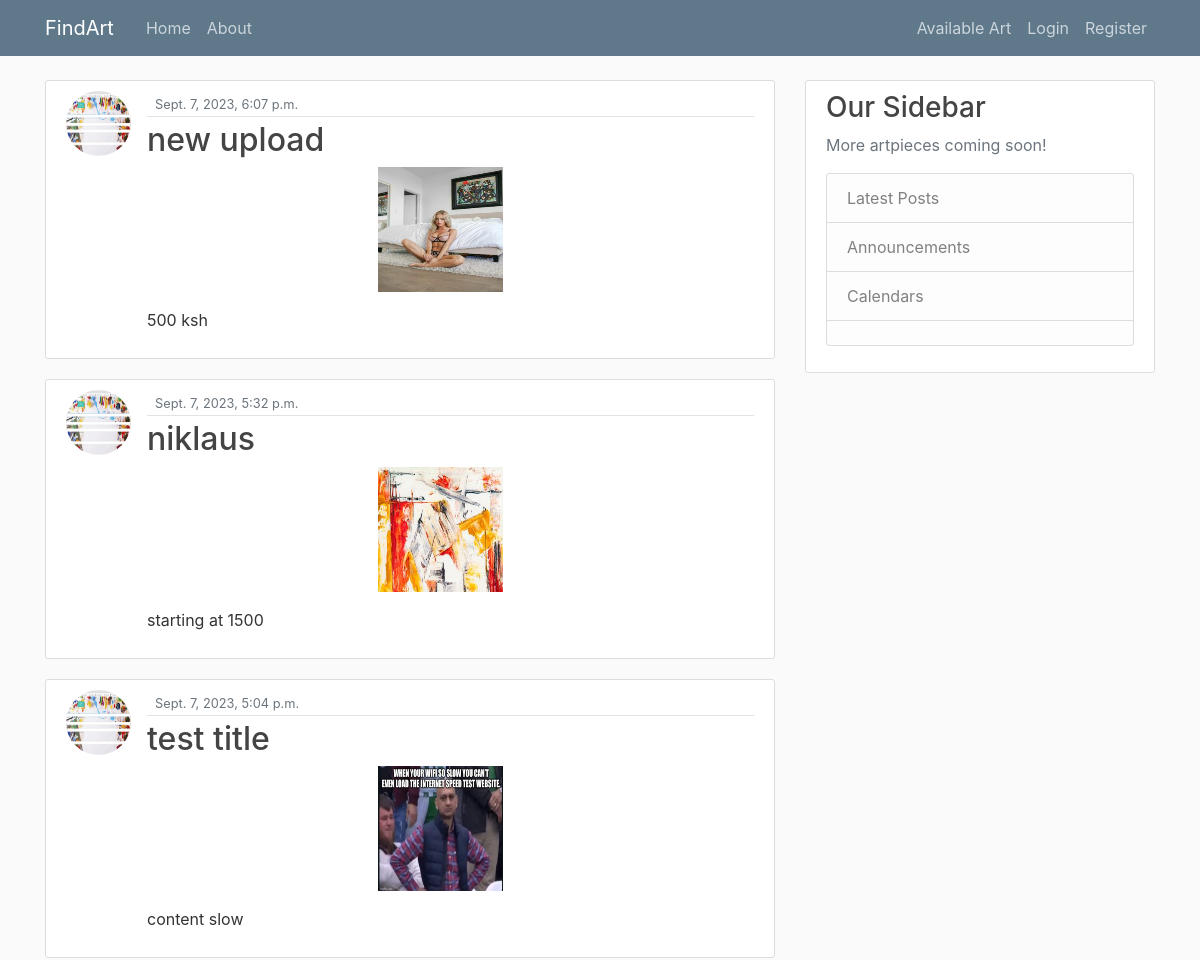
Before: /home/ (upper part) with the older database file.
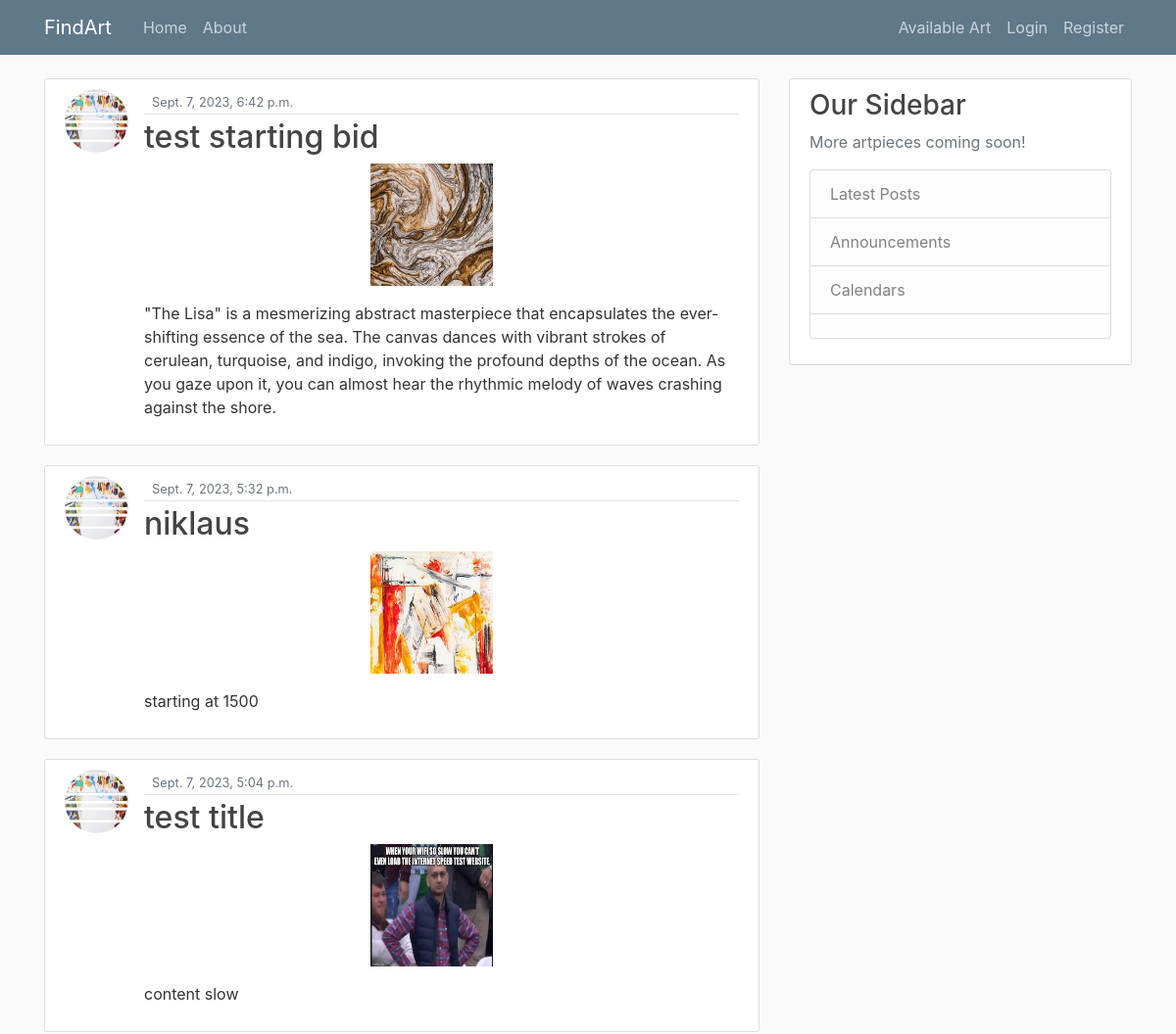
After: the same page with the newer database file.
### art/models.py (models this page shows, shortened)
class Post(models.Model):
    title = models.CharField(max_length=100)
    content = models.TextField()
    date_posted = models.DateTimeField(default=timezone.now)
    Artist = models.ForeignKey(User, on_delete = models.CASCADE)
    image = models.ImageField(default='default.jpg', upload_to='artpieces/')
    starting_bid = models.IntegerField(blank=True, null=True)

### users/models.py (models this page shows, shortened)
class Profile(models.Model):
    user = models.OneToOneField(User, on_delete=models.CASCADE)
    image = models.ImageField(default='default.jpg', upload_to='profile_pics')

### art/views.py (the view)
# urls.py: path('home/',PostListView.as_view(),name = 'post-home'),
class PostListView(ListView):
    model = Post
    template_name = 'art/corey_home.html'
    context_object_name = 'posts'
    ordering = ['-date_posted']

### art/templates/art/corey_home.html (shortened to what this page needs)
{% extends "art/corey_base.html" %}
{% block content %}
    {% for post in posts %}
        <article class="media content-section">
            <img class = "rounded-circle article-img" src="{{post.Artist.profile.image.url}}">
            <div class="media-body">
            <div class="article-metadata">
              <small class="text-muted">{{ post.date_posted }}</small>
            </div>
            <h2><a class="article-title" href="{% url 'post-detail' post.id %}">{{ post.title }}</a></h2>
            <a class="article-title" href="{% url 'post-detail' post.id %}">
            <div style="text-align: center;">
            <img class="article-image account-img" src="{{ post.image.url }}" >
            </div>
            </a>
            <p class="article-content">{{ post.content }}</p>
          </div>
        </article>
    {% endfor %}
{% endblock content %}

Changed rows visible on the page:
removed Post: Artist.profile.image (picture), date_posted "Sept. 7, 2023, 6:07 p.m.", title "new upload", image (picture), content "500 ksh"
added Post: Artist.profile.image (picture), date_posted "Sept. 7, 2023, 6:42 p.m.", title "test starting bid", image (picture), content "\"The Lisa\" is a mesmerizing abstract masterpiece that encapsulates the ever-shifting essence of the sea. The canvas dances with vibrant strokes of cerulean, turquoise, and indigo, invoking the profound depths of the ocean. As you gaze upon it, you can almost hear the rhythmic melody of waves crashing against the shore."
